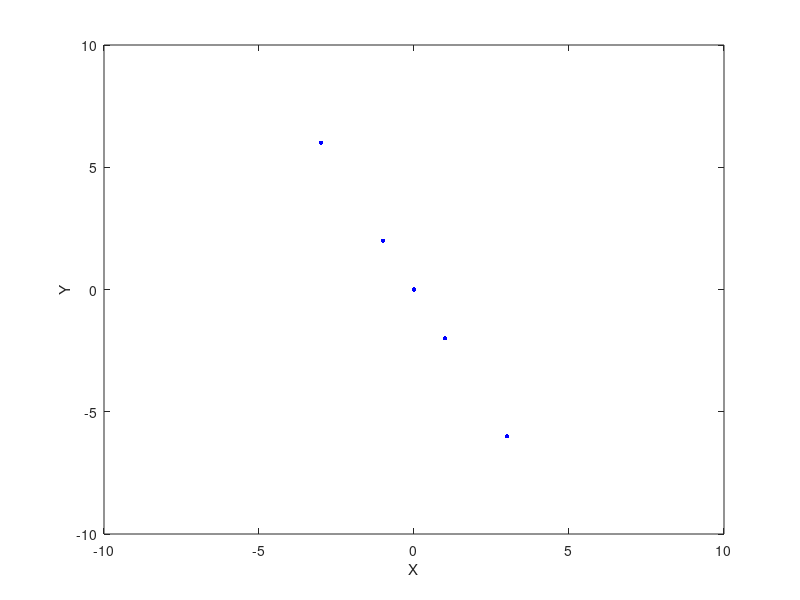

MATLAB code to generate this figure:
data=[0, 0; -1, 2; -3, 6; 1, -2; 3, -6];

figure;
plot(data(:,1),data(:,2), 'b.','markersize', 10);
xlabel('X');
ylabel('Y');
xlim([-10 10]);
ylim([-10 10]);
saveas(gcf, 'p2_1.png');


